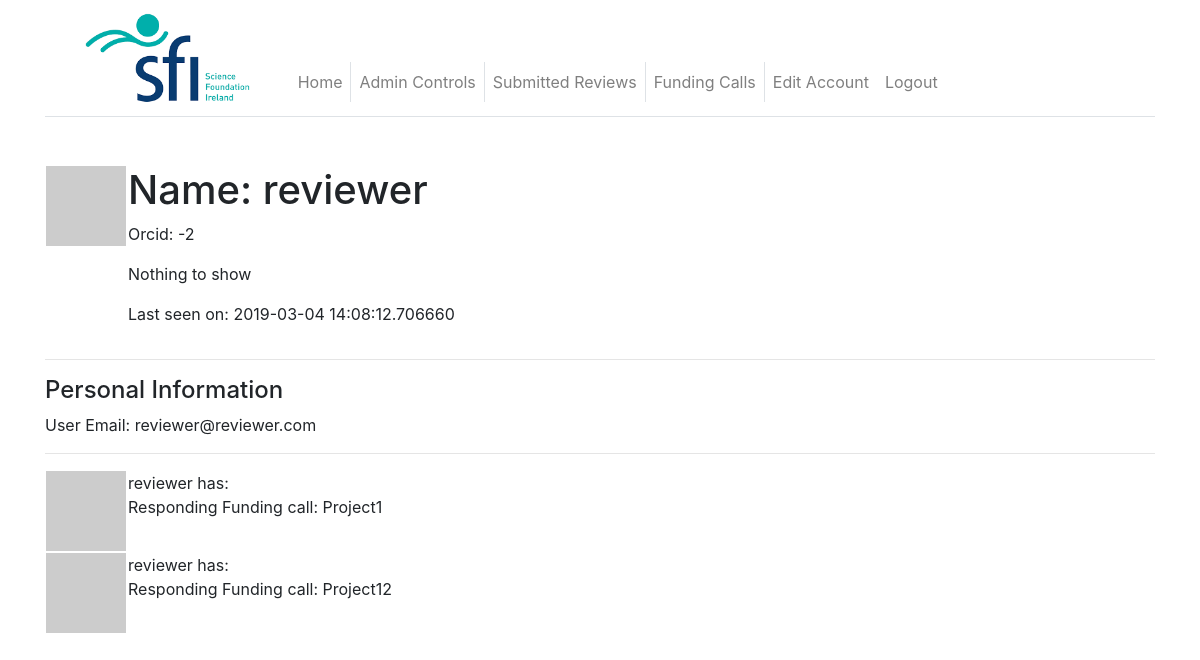
Page /user/reviewer (signed in) on the earlier database version.
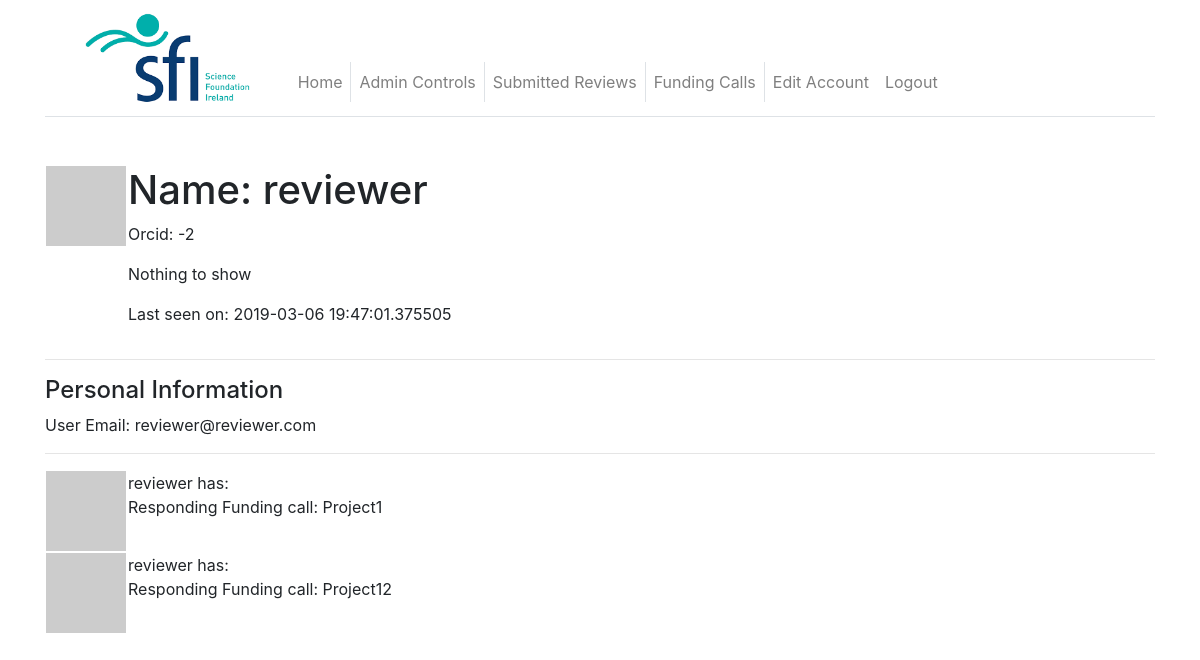
Same page on the later database version.
### app/models.py (models this page shows, shortened)
class User(UserMixin, db.Model):
    id = db.Column(db.Integer, primary_key=True)
    orcid = db.Column(db.String(64), index=True, unique=True)
    username = db.Column(db.String(64), index=True, unique=True)
    email = db.Column(db.String(120), index=True, unique=True)
    password_hash = db.Column(db.String(128))
    is_admin = db.Column(db.Boolean, default=False)
    is_reviewer = db.Column(db.Boolean, default=False)
    posts = db.relationship("Post", backref="author", lazy="dynamic")
    about_me = db.Column(db.String(140))
    last_seen = db.Column(db.DateTime, default=datetime.utcnow)
    groups = db.relationship("GroupMembership", back_populates="user")
    general_information = db.relationship("GeneralInformation", uselist=False)
    education_information = db.relationship("EducationInformation")
    employment_information = db.relationship("EmploymentInformation")
    societies_information = db.relationship("SocietiesInformation")
    awards_information = db.relationship("AwardsInformation")
    funding_diversification = db.relationship("FundingDiversification")
    impacts = db.relationship("Impacts")
    innovation_and_commercialisation = db.relationship("InnovationAndCommercialisation")
    presentations = db.relationship("Presentations")
    academic_collaborations = db.relationship("AcademicCollaborations")
    non_academic_collaborations = db.relationship("NonAcademicCollaborations")
    events = db.relationship("Events")
    communications_overview = db.relationship("CommunicationsOverview")
    sfi_funding_ratio = db.relationship("SfiFundingRatio")
    education_public_engagement = db.relationship("EducationPublicEngagement")
    annual_report = db.relationship("AnnualReport")
    collaborators = db.relationship("Collaborators")
    def avatar(self, size):
        digest = md5(self.email.lower().encode("utf-8")).hexdigest()
        return "https://wwww.gravatar.com/avatar/{}?d=identicon&s={}".format(digest, size)

### app/routes.py (the view)
@app.route("/user/<username>")
@login_required
def user(username):
    user = User.query.filter_by(username=username).first_or_404()
    posts = [
        {"author": user, "body": "Responding Funding call: Project1"},
        {"author": user, "body": "Responding Funding call: Project12"}
    ]
    return render_template("user.html", user=user, posts=posts)

### app/models.py (called while the page is built)
@login.user_loader
def load_user(id):
    return User.query.get(int(id))

### app/routes.py (called while the page is built)
@app.before_request
def before_request():
    if current_user.is_authenticated:
        current_user.last_seen = datetime.utcnow()
        db.session.commit()

### app/templates/user.html (shortened to what this page needs)
{% extends "base.html" %}
{% block content %}
    <table>
        <tr valign="top">
            <td><img src="{{ user.avatar(128) }}"></td>
            <td>
                <h1>Name: {{ user.prefix }}{{ user.username }}</h1>
                <p>Orcid: {{ user.orcid }}</p>
                {% if user.about_me %}<p>{{ user.about_me }}</p>{% else %}
                <p>Nothing to show</p>
                {% endif %}
                {% if user.last_seen %}<p>Last seen on: {{ user.last_seen }}</p>{% endif %}
            </td>
        </tr>
    </table>
    <hr>
    <h4>Personal Information</h4>
    {% if user.email %}<p>User Email: {{ user.email }}</p>{% endif %}
    <hr>
    {% for post in posts %}
        {% include "_post.html" %}
    {% endfor %}
{% endblock %}

### app/templates/base.html (shortened to what this page needs)
<!DOCTYPE html>
<html lang="en">
<head>
    <link rel="stylesheet" href="https://maxcdn.bootstrapcdn.com/bootstrap/4.2.1/css/bootstrap.min.css">
    <link rel="stylesheet" href="{{ url_for('static', filename='css/style.css') }}">
</head>
<body>
    <div class="container">
        <nav class="navbar border-bottom mb-5 navbar-expand-lg navbar-light">
                <div class="navbar-header">
                    <a href="{{url_for("index")}}"><img class="navbar-brand" src="/static/sfi_logo.png" height="100"/></a>
                </div>
                <div class="collapse navbar-collapse" id="navbarSupportedContent">
                <ul class="navbar-nav pt-5 mr-auto">
                    <span class="border-right"><li class="nav-item"><a class="nav-link" href="{{ url_for("index") }}">Home</a></li></span>
                    {% if not current_user.is_reviewer %}
                    {% if current_user.is_admin %}
                    <span class="border-right"><li class="nav-item"><a class="nav-link" href="{{url_for("admin_control")}}">Admin Controls</a></li></span>
                    <span class="border-right"><li class="nav-item"><a class="nav-link" href="{{url_for("admin_submitted_reviews")}}">Submitted Reviews</a></li></span>
                    {% endif %}
                    {% endif %}
                    <span class="border-right"><li class="nav-item"><a class="nav-link" href="{{ url_for("view_calls") }}">Funding Calls</a></li></span>
                    {% if current_user.is_anonymous %}
                    <li class="nav-item"><a class="nav-link" href="{{ url_for("login") }}">Login</a></li>
                    {% else %}
                    <a  class="nav-item"><a class="nav-link" href="{{url_for("edit_account")}}">Edit Account</a>
                    <li class="nav-item"><a class="nav-link" href="{{ url_for("logout") }}">Logout</a>
                    {% endif %}
                </ul>
                </div>
        </nav>
        {% block content %}{% endblock %}
    </div>
</body>
</html>

### app/templates/_post.html
<table>
    <tr valign="top">
        <td><img src="{{ post.author.avatar(36) }}"></td>
        <td>{{ post.author.username }} has:<br>{{ post.body }}</td>
    </tr>
</table>

Differences in the rows shown:
changed User "reviewer": last_seen "2019-03-04 14:08:12.706660" → "2019-03-06 19:47:01.375505"
